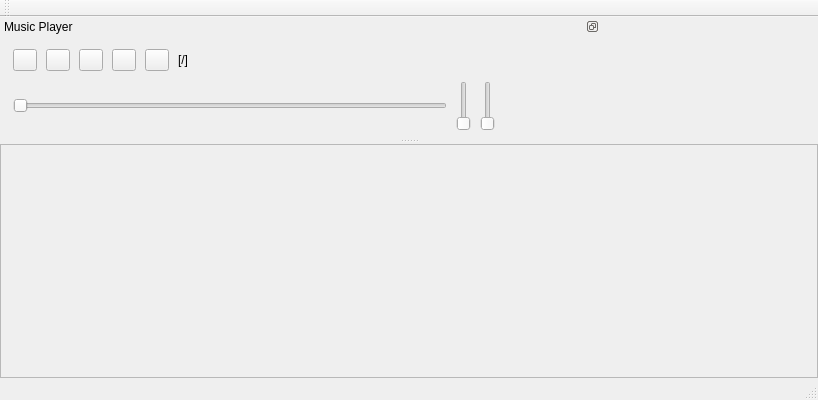
<?xml version="1.0" encoding="UTF-8"?>
<ui version="4.0">
 <class>QtRhythmicaLyricsClass</class>
 <widget class="QMainWindow" name="QtRhythmicaLyricsClass">
  <property name="geometry">
   <rect>
    <x>0</x>
    <y>0</y>
    <width>818</width>
    <height>400</height>
   </rect>
  </property>
  <property name="sizePolicy">
   <sizepolicy hsizetype="MinimumExpanding" vsizetype="Preferred">
    <horstretch>0</horstretch>
    <verstretch>0</verstretch>
   </sizepolicy>
  </property>
  <property name="windowTitle">
   <string>QtRhythmicaLyrics</string>
  </property>
  <widget class="QWidget" name="centralWidget">
   <layout class="QVBoxLayout" name="verticalLayout">
    <property name="spacing">
     <number>0</number>
    </property>
    <property name="leftMargin">
     <number>0</number>
    </property>
    <property name="topMargin">
     <number>0</number>
    </property>
    <property name="rightMargin">
     <number>0</number>
    </property>
    <property name="bottomMargin">
     <number>0</number>
    </property>
    <item>
     <widget class="QScrollArea" name="scrollArea">
      <property name="widgetResizable">
       <bool>true</bool>
      </property>
      <widget class="QWidget" name="wgtWork">
       <property name="geometry">
        <rect>
         <x>0</x>
         <y>0</y>
         <width>816</width>
         <height>215</height>
        </rect>
       </property>
      </widget>
     </widget>
    </item>
   </layout>
  </widget>
  <widget class="QMenuBar" name="menuBar">
   <property name="geometry">
    <rect>
     <x>0</x>
     <y>0</y>
     <width>818</width>
     <height>23</height>
    </rect>
   </property>
  </widget>
  <widget class="QToolBar" name="mainToolBar">
   <attribute name="toolBarArea">
    <enum>TopToolBarArea</enum>
   </attribute>
   <attribute name="toolBarBreak">
    <bool>false</bool>
   </attribute>
  </widget>
  <widget class="QStatusBar" name="statusBar"/>
  <widget class="QDockWidget" name="dockPlayer">
   <property name="sizePolicy">
    <sizepolicy hsizetype="Minimum" vsizetype="Minimum">
     <horstretch>0</horstretch>
     <verstretch>0</verstretch>
    </sizepolicy>
   </property>
   <property name="maximumSize">
    <size>
     <width>600</width>
     <height>200</height>
    </size>
   </property>
   <property name="features">
    <set>QDockWidget::DockWidgetFloatable|QDockWidget::DockWidgetMovable</set>
   </property>
   <property name="windowTitle">
    <string>Music Player</string>
   </property>
   <attribute name="dockWidgetArea">
    <number>4</number>
   </attribute>
   <widget class="QWidget" name="wgtPlayer">
    <layout class="QVBoxLayout" name="vLayout_dock">
     <property name="spacing">
      <number>4</number>
     </property>
     <property name="leftMargin">
      <number>4</number>
     </property>
     <property name="topMargin">
      <number>4</number>
     </property>
     <property name="rightMargin">
      <number>4</number>
     </property>
     <property name="bottomMargin">
      <number>4</number>
     </property>
     <item>
      <widget class="QWidget" name="wgtBtn" native="true">
       <property name="sizePolicy">
        <sizepolicy hsizetype="MinimumExpanding" vsizetype="Preferred">
         <horstretch>0</horstretch>
         <verstretch>0</verstretch>
        </sizepolicy>
       </property>
       <property name="maximumSize">
        <size>
         <width>500</width>
         <height>500</height>
        </size>
       </property>
       <layout class="QHBoxLayout" name="horizontalLayout">
        <property name="spacing">
         <number>9</number>
        </property>
        <property name="leftMargin">
         <number>9</number>
        </property>
        <property name="topMargin">
         <number>9</number>
        </property>
        <property name="rightMargin">
         <number>9</number>
        </property>
        <property name="bottomMargin">
         <number>3</number>
        </property>
        <item>
         <widget class="QPushButton" name="btnPlay">
          <property name="sizePolicy">
           <sizepolicy hsizetype="Fixed" vsizetype="Fixed">
            <horstretch>0</horstretch>
            <verstretch>0</verstretch>
           </sizepolicy>
          </property>
          <property name="maximumSize">
           <size>
            <width>24</width>
            <height>24</height>
           </size>
          </property>
          <property name="styleSheet">
           <string notr="true">QPushButton{border-image: url(:/player/btn/play-up.png)}
QPushButton::hover{border-image: url(:/player/btn/play-up.png)}
QPushButton::pressed{border-image: url(:/player/btn/play-down.png)}</string>
          </property>
          <property name="text">
           <string/>
          </property>
          <property name="iconSize">
           <size>
            <width>24</width>
            <height>24</height>
           </size>
          </property>
         </widget>
        </item>
        <item>
         <widget class="QPushButton" name="btnStop">
          <property name="sizePolicy">
           <sizepolicy hsizetype="Fixed" vsizetype="Fixed">
            <horstretch>0</horstretch>
            <verstretch>0</verstretch>
           </sizepolicy>
          </property>
          <property name="maximumSize">
           <size>
            <width>24</width>
            <height>24</height>
           </size>
          </property>
          <property name="styleSheet">
           <string notr="true">QPushButton{border-image: url(:/player/btn/stop-up.png)}
QPushButton::hover{border-image: url(:/player/btn/stop-up.png)}
QPushButton::pressed{border-image: url(:/player/btn/stop-down.png)}</string>
          </property>
          <property name="text">
           <string/>
          </property>
          <property name="iconSize">
           <size>
            <width>24</width>
            <height>24</height>
           </size>
          </property>
          <property name="autoExclusive">
           <bool>false</bool>
          </property>
         </widget>
        </item>
        <item>
         <widget class="QPushButton" name="btnPause">
          <property name="sizePolicy">
           <sizepolicy hsizetype="Fixed" vsizetype="Fixed">
            <horstretch>0</horstretch>
            <verstretch>0</verstretch>
           </sizepolicy>
          </property>
          <property name="maximumSize">
           <size>
            <width>24</width>
            <height>24</height>
           </size>
          </property>
          <property name="styleSheet">
           <string notr="true">QPushButton{border-image: url(:/player/btn/pause-up.png)}
QPushButton::hover{border-image: url(:/player/btn/pause-up.png)}
QPushButton::pressed{border-image: url(:/player/btn/pause-down.png)}</string>
          </property>
          <property name="text">
           <string/>
          </property>
         </widget>
        </item>
        <item>
         <widget class="QPushButton" name="btnBack">
          <property name="sizePolicy">
           <sizepolicy hsizetype="Fixed" vsizetype="Fixed">
            <horstretch>0</horstretch>
            <verstretch>0</verstretch>
           </sizepolicy>
          </property>
          <property name="maximumSize">
           <size>
            <width>24</width>
            <height>24</height>
           </size>
          </property>
          <property name="styleSheet">
           <string notr="true">QPushButton{border-image: url(:/player/btn/bkward-up.png)}
QPushButton::hover{border-image: url(:/player/btn/bkward-up.png)}
QPushButton::pressed{border-image: url(:/player/btn/bkward-down.png)}</string>
          </property>
          <property name="text">
           <string/>
          </property>
         </widget>
        </item>
        <item>
         <widget class="QPushButton" name="btnForward">
          <property name="sizePolicy">
           <sizepolicy hsizetype="Fixed" vsizetype="Fixed">
            <horstretch>0</horstretch>
            <verstretch>0</verstretch>
           </sizepolicy>
          </property>
          <property name="maximumSize">
           <size>
            <width>24</width>
            <height>24</height>
           </size>
          </property>
          <property name="styleSheet">
           <string notr="true">QPushButton{border-image: url(:/player/btn/foward-up.png)}
QPushButton::hover{border-image: url(:/player/btn/foward-up.png)}
QPushButton::pressed{border-image: url(:/player/btn/foward-down.png)}</string>
          </property>
          <property name="text">
           <string/>
          </property>
         </widget>
        </item>
        <item>
         <widget class="QLabel" name="labCurr">
          <property name="text">
           <string>[/]</string>
          </property>
         </widget>
        </item>
        <item>
         <spacer name="hSpacer_playerBtn">
          <property name="orientation">
           <enum>Qt::Horizontal</enum>
          </property>
          <property name="sizeHint" stdset="0">
           <size>
            <width>40</width>
            <height>20</height>
           </size>
          </property>
         </spacer>
        </item>
       </layout>
      </widget>
     </item>
     <item>
      <widget class="QWidget" name="wgtSlide" native="true">
       <property name="maximumSize">
        <size>
         <width>500</width>
         <height>500</height>
        </size>
       </property>
       <layout class="QHBoxLayout" name="horizontalLayout_2">
        <property name="spacing">
         <number>9</number>
        </property>
        <property name="leftMargin">
         <number>9</number>
        </property>
        <property name="topMargin">
         <number>3</number>
        </property>
        <property name="rightMargin">
         <number>9</number>
        </property>
        <property name="bottomMargin">
         <number>3</number>
        </property>
        <item>
         <widget class="QSlider" name="sldCurr">
          <property name="pageStep">
           <number>0</number>
          </property>
          <property name="orientation">
           <enum>Qt::Horizontal</enum>
          </property>
         </widget>
        </item>
        <item>
         <widget class="QSlider" name="sldVolume">
          <property name="sizePolicy">
           <sizepolicy hsizetype="Fixed" vsizetype="Fixed">
            <horstretch>0</horstretch>
            <verstretch>0</verstretch>
           </sizepolicy>
          </property>
          <property name="maximumSize">
           <size>
            <width>22</width>
            <height>50</height>
           </size>
          </property>
          <property name="pageStep">
           <number>10</number>
          </property>
          <property name="orientation">
           <enum>Qt::Vertical</enum>
          </property>
         </widget>
        </item>
        <item>
         <widget class="QSlider" name="sldSpeed">
          <property name="sizePolicy">
           <sizepolicy hsizetype="Fixed" vsizetype="Fixed">
            <horstretch>0</horstretch>
            <verstretch>0</verstretch>
           </sizepolicy>
          </property>
          <property name="maximumSize">
           <size>
            <width>22</width>
            <height>50</height>
           </size>
          </property>
          <property name="pageStep">
           <number>10</number>
          </property>
          <property name="orientation">
           <enum>Qt::Vertical</enum>
          </property>
         </widget>
        </item>
       </layout>
      </widget>
     </item>
    </layout>
   </widget>
  </widget>
 </widget>
 <layoutdefault spacing="6" margin="11"/>
 <resources>
  <include location="QtRhythmicaLyrics.qrc"/>
 </resources>
 <connections/>
</ui>
